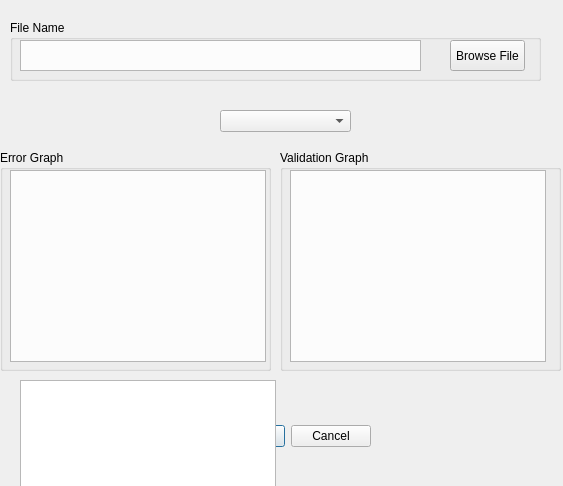
<?xml version="1.0" encoding="UTF-8"?>
<ui version="4.0">
 <class>Dialog</class>
 <widget class="QDialog" name="Dialog">
  <property name="geometry">
   <rect>
    <x>0</x>
    <y>0</y>
    <width>563</width>
    <height>486</height>
   </rect>
  </property>
  <property name="windowTitle">
   <string>Dialog</string>
  </property>
  <widget class="QDialogButtonBox" name="buttonBox">
   <property name="geometry">
    <rect>
     <x>30</x>
     <y>420</y>
     <width>341</width>
     <height>32</height>
    </rect>
   </property>
   <property name="orientation">
    <enum>Qt::Horizontal</enum>
   </property>
   <property name="standardButtons">
    <set>QDialogButtonBox::Cancel|QDialogButtonBox::Ok</set>
   </property>
  </widget>
  <widget class="QPushButton" name="BrowseButton">
   <property name="geometry">
    <rect>
     <x>450</x>
     <y>40</y>
     <width>75</width>
     <height>31</height>
    </rect>
   </property>
   <property name="text">
    <string>Browse File</string>
   </property>
   <property name="checkable">
    <bool>false</bool>
   </property>
   <property name="flat">
    <bool>false</bool>
   </property>
  </widget>
  <widget class="QTextEdit" name="textEdit">
   <property name="geometry">
    <rect>
     <x>20</x>
     <y>40</y>
     <width>401</width>
     <height>31</height>
    </rect>
   </property>
  </widget>
  <widget class="QGraphicsView" name="graphicsView">
   <property name="geometry">
    <rect>
     <x>10</x>
     <y>170</y>
     <width>256</width>
     <height>192</height>
    </rect>
   </property>
  </widget>
  <widget class="QGraphicsView" name="graphicsView_2">
   <property name="geometry">
    <rect>
     <x>290</x>
     <y>170</y>
     <width>256</width>
     <height>192</height>
    </rect>
   </property>
  </widget>
  <widget class="QGroupBox" name="groupBox">
   <property name="geometry">
    <rect>
     <x>0</x>
     <y>150</y>
     <width>271</width>
     <height>221</height>
    </rect>
   </property>
   <property name="title">
    <string>Error Graph</string>
   </property>
   <property name="flat">
    <bool>false</bool>
   </property>
   <property name="checkable">
    <bool>false</bool>
   </property>
   <zorder>graphicsView</zorder>
   <zorder>groupBox_4</zorder>
  </widget>
  <widget class="QGroupBox" name="groupBox_2">
   <property name="geometry">
    <rect>
     <x>280</x>
     <y>150</y>
     <width>281</width>
     <height>221</height>
    </rect>
   </property>
   <property name="title">
    <string>Validation Graph</string>
   </property>
   <zorder>graphicsView_2</zorder>
  </widget>
  <widget class="QGroupBox" name="groupBox_3">
   <property name="geometry">
    <rect>
     <x>10</x>
     <y>20</y>
     <width>531</width>
     <height>61</height>
    </rect>
   </property>
   <property name="title">
    <string>File Name</string>
   </property>
  </widget>
  <widget class="QComboBox" name="comboBox">
   <property name="geometry">
    <rect>
     <x>220</x>
     <y>110</y>
     <width>131</width>
     <height>22</height>
    </rect>
   </property>
   <property name="currentIndex">
    <number>-1</number>
   </property>
   <property name="maxVisibleItems">
    <number>2</number>
   </property>
   <property name="maxCount">
    <number>2147483646</number>
   </property>
   <property name="minimumContentsLength">
    <number>2</number>
   </property>
   <property name="modelColumn">
    <number>2</number>
   </property>
  </widget>
  <widget class="QTableWidget" name="tableWidget">
   <property name="geometry">
    <rect>
     <x>20</x>
     <y>380</y>
     <width>256</width>
     <height>192</height>
    </rect>
   </property>
  </widget>
 </widget>
 <tabstops>
  <tabstop>textEdit</tabstop>
  <tabstop>BrowseButton</tabstop>
  <tabstop>graphicsView_2</tabstop>
  <tabstop>graphicsView</tabstop>
  <tabstop>comboBox</tabstop>
 </tabstops>
 <resources/>
 <connections>
  <connection>
   <sender>buttonBox</sender>
   <signal>accepted()</signal>
   <receiver>Dialog</receiver>
   <slot>accept()</slot>
   <hints>
    <hint type="sourcelabel">
     <x>248</x>
     <y>434</y>
    </hint>
    <hint type="destinationlabel">
     <x>157</x>
     <y>274</y>
    </hint>
   </hints>
  </connection>
  <connection>
   <sender>buttonBox</sender>
   <signal>rejected()</signal>
   <receiver>Dialog</receiver>
   <slot>reject()</slot>
   <hints>
    <hint type="sourcelabel">
     <x>316</x>
     <y>440</y>
    </hint>
    <hint type="destinationlabel">
     <x>286</x>
     <y>274</y>
    </hint>
   </hints>
  </connection>
 </connections>
</ui>
